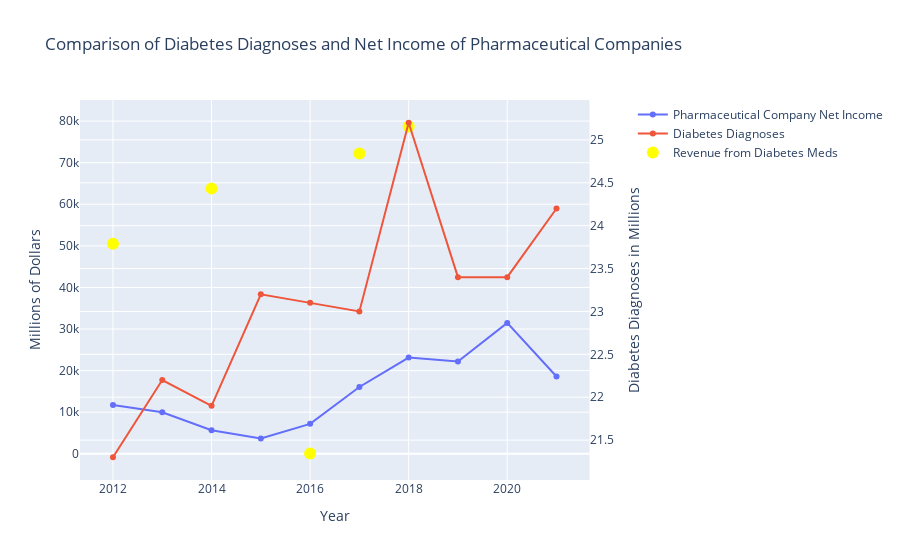

The code cell stored with this chart in its notebook:
### Code cell
#creating a scatter plot with two y-axes
#I'm keeping this in because I put a lot of work into it even though I'm not using it in the end

# I wanted to make a graph that had two y-axes; this first line is crucial in making that possible
fig = make_subplots (specs = [[{"secondary_y": True}]])
'''
#This section creates a bar chart
fig.add_trace(go.Bar(
        x = df["Year"], 
        y = df["Diagnoses in Millions"], 
        name = "Diagnose"), secondary_y = True)
'''
# I am adding data as a trace to my figure; one method different from plotly express to be able to add multiple lines of data to a single graph
# I have to designate that this data will use the primary y axis
fig.add_trace(
    go.Scatter (x = df["Year"], y = df["Net Income in Millions of Dollars"], name = "Pharmaceutical Company Net Income"),
    secondary_y = False)

# Designate that this data will use the secondary y axis
fig.add_trace (
    go.Scatter (x = df["Year"], y = df["Diagnoses in Millions"], name = "Diabetes Diagnoses"),
    secondary_y = True)

# Also uses primary y axis
fig.add_trace(
    go.Scatter (x = df["Year"], y = df["Millions of Dollars in Revenue from Diabetes Meds"], name = "Revenue from Diabetes Meds", marker = dict (color = "yellow", size = 12), 
    mode = "markers"), 
    secondary_y = False)

# Configure the title of the plot
fig.update_layout(
    title_text = "Comparison of Diabetes Diagnoses and Net Income of Pharmaceutical Companies")

# Name the x axis
fig.update_xaxes(title_text = "Year")

# Name both y axes
fig.update_yaxes (title_text = "Millions of Dollars", secondary_y = False)
fig.update_yaxes (title_text = "Diabetes Diagnoses in Millions", secondary_y = True)

fig.show()

### Figure 1 — Plotly figure (JSON) as saved in the notebook; plotly's stock layout.template omitted (floating-point values rounded to 4 significant figures)
{"data": [{"name": "Pharmaceutical Company Net Income", "type": "scatter", "x": [2012, 2013, 2014, 2015, 2016, 2017, 2018, 2019, 2020, 2021], "xaxis": "x", "y": [11744, 9978, 5661, 3672, 7194, 16060, 23142, 22168, 31465, 18575], "yaxis": "y"}, {"name": "Diabetes Diagnoses", "type": "scatter", "x": [2012, 2013, 2014, 2015, 2016, 2017, 2018, 2019, 2020, 2021], "xaxis": "x", "y": [21.3, 22.2, 21.9, 23.2, 23.1, 23, 25.2, 23.4, 23.4, 24.2], "yaxis": "y2"}, {"marker": {"color": "yellow", "size": 12}, "mode": "markers", "name": "Revenue from Diabetes Meds", "type": "scatter", "x": [2012, 2013, 2014, 2015, 2016, 2017, 2018, 2019, 2020, 2021], "xaxis": "x", "y": [50480, null, 63800, null, 66.28, 72200, 78700, null, null, null], "yaxis": "y"}], "layout": {"title": {"text": "Comparison of Diabetes Diagnoses and Net Income of Pharmaceutical Companies"}, "xaxis": {"anchor": "y", "domain": [0, 0.94], "title": {"text": "Year"}}, "yaxis": {"anchor": "x", "domain": [0, 1], "title": {"text": "Millions of Dollars"}}, "yaxis2": {"anchor": "x", "overlaying": "y", "side": "right", "title": {"text": "Diabetes Diagnoses in Millions"}}}}
